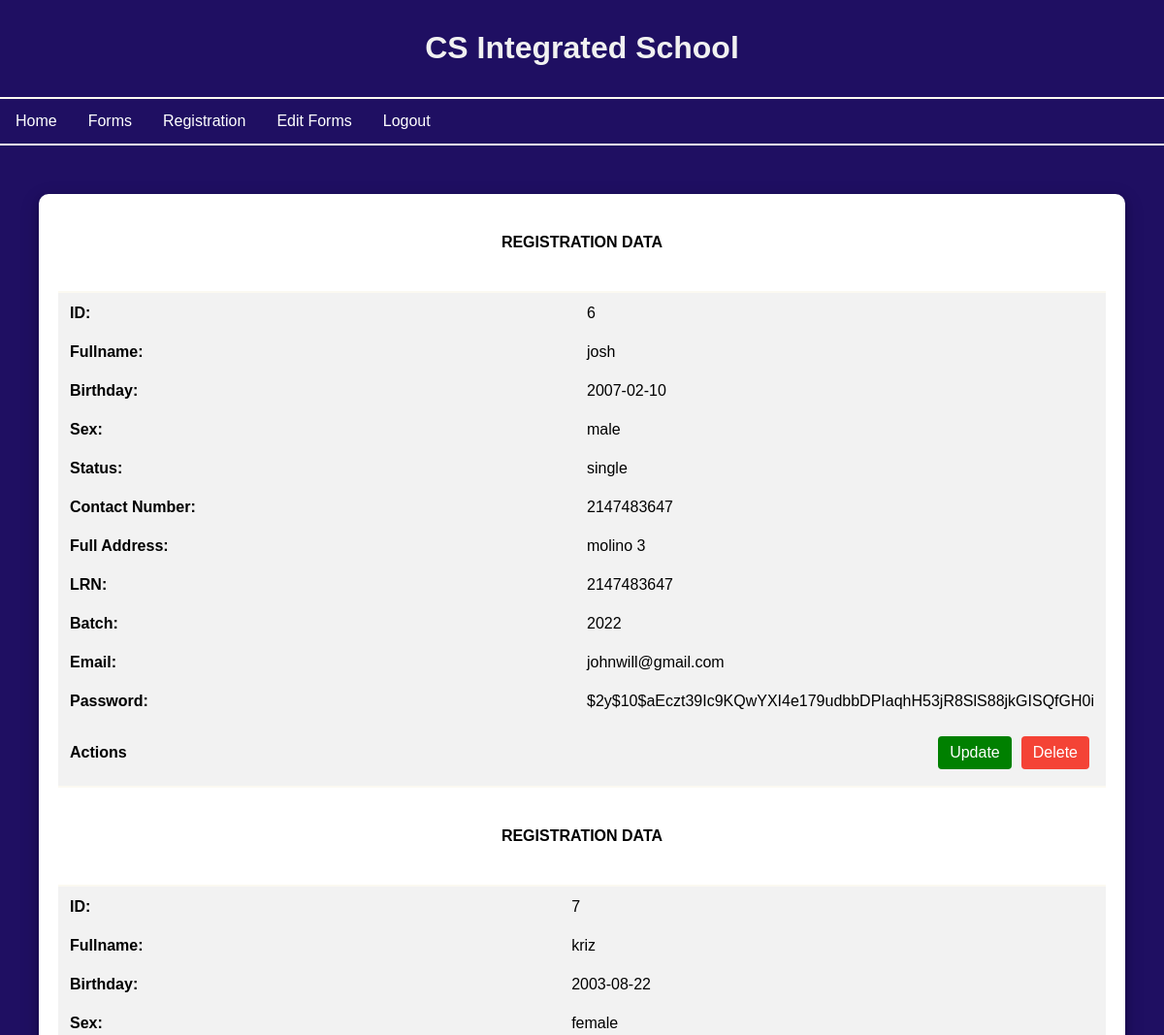
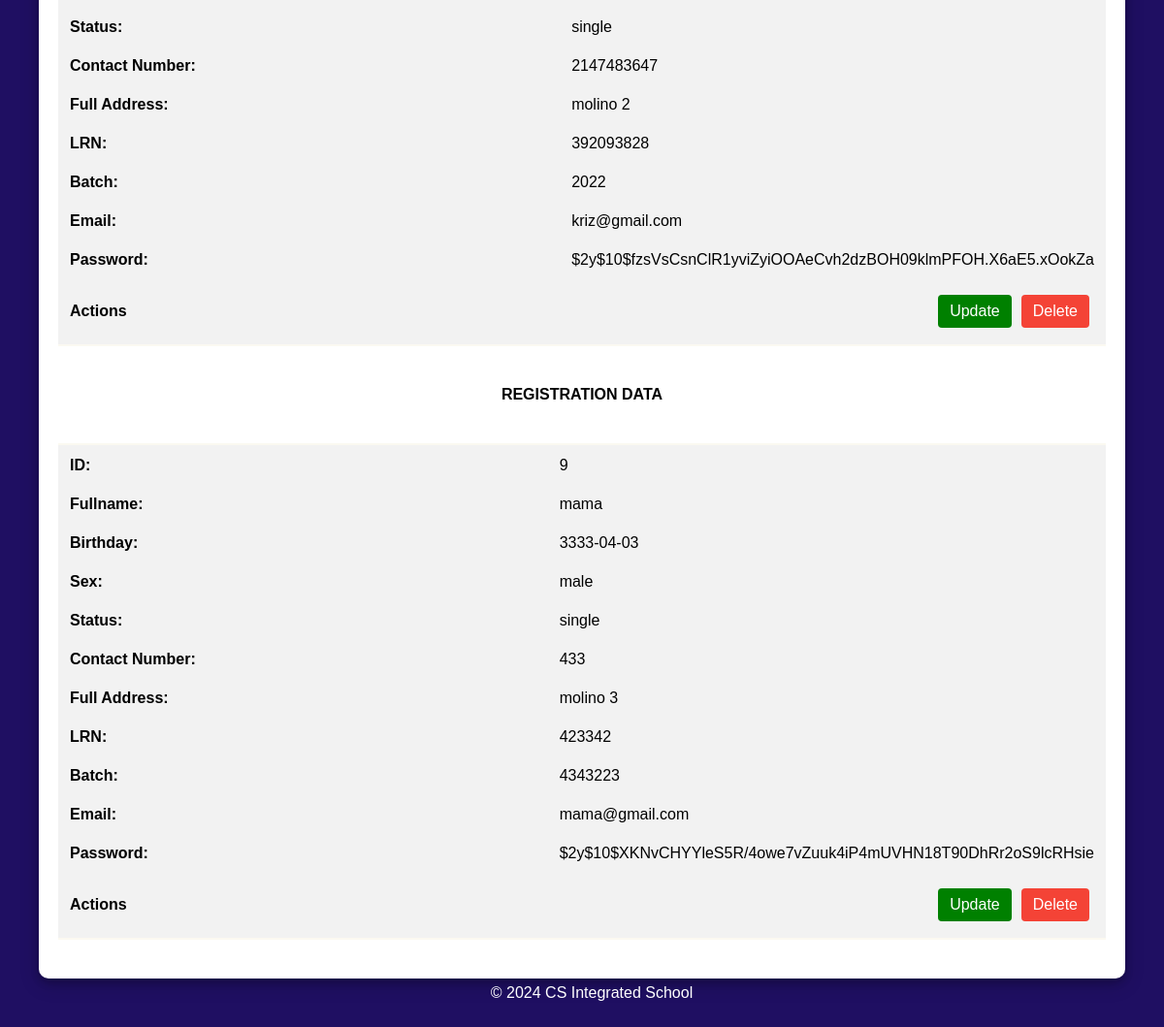
Page /edit.php on the committed database (2 pictures, top to bottom).
### tables this page shows
CREATE TABLE `users` (
  `id` int(255) NOT NULL,
  `full_name` varchar(255) NOT NULL,
  `birthday` varchar(255) NOT NULL,
  `sex` varchar(255) NOT NULL,
  `status` varchar(255) NOT NULL,
  `contactnum` int(255) NOT NULL,
  `fulladd` varchar(255) NOT NULL,
  `lrn` int(255) NOT NULL,
  `batch` int(255) NOT NULL,
  `email` varchar(255) NOT NULL,
  `password` varchar(255) NOT NULL
);

### edit.php (the view, shortened to what this page needs)
<!DOCTYPE html>
<html lang="en">
<head>
</head>
<body>
    <header>
        <h1>CS Integrated School</h1>
    </header>
    <nav>
        <a href="index.php">Home</a>
        <a href="generic_information.php">Forms</a>
        <a class="navbar-link" href="edit.php">Registration</a>
        <a class="navbar-link" href="editforms.php">Edit Forms</a>
        <a href="logout.php">Logout</a>
    </nav>
    <div class="container">
        <?php
        $servername = "localhost";
        $username = "root";
        $password = "";
        $dbname = "alumni_tracking_system";
        $conn = new mysqli($servername, $username, $password, $dbname);
        $sql = "SELECT * FROM users";
        $result = $conn->query($sql);
        if ($result->num_rows > 0) {
            while ($row = $result->fetch_assoc()) {
                echo '<table>';
                echo '<div class="center-text">';
        echo '<p><b>REGISTRATION DATA</b></p>';
        echo '</div>';
                echo '<tr><th>ID: </th><td>' . $row["id"] . '</td></tr>';
                echo '<tr><th>Fullname: </th><td>' . $row["full_name"] . '</td></tr>';
                echo '<tr><th>Birthday: </th><td>' . $row["birthday"] . '</td></tr>';
                echo '<tr><th>Sex: </th><td>' . $row["sex"] . '</td></tr>';
                echo '<tr><th>Status: </th><td>' . $row["status"] . '</td></tr>';
                echo '<tr><th>Contact Number: </th><td>' . $row["contactnum"] . '</td></tr>';
                echo '<tr><th>Full Address: </th><td>' . $row["fulladd"] . '</td></tr>';
                echo '<tr><th>LRN: </th><td>' . $row["lrn"] . '</td></tr>';
                echo '<tr><th>Batch: </th><td>' . $row["batch"] . '</td></tr>';
                echo '<tr><th>Email: </th><td>' . $row["email"] . '</td></tr>';
                echo '<tr><th>Password: </th><td>' . $row["password"] . '</td></tr>';
                echo '<tr class="action-buttons">
                        <th>Actions</th>
                        <td>
                            <a class="delete-btn" href="delete.php?id=' . $row["id"] . '">Delete</a>
                            <a class="update-btn" href="update.php?id=' . $row["id"] . '">Update</a>
                        </td>
                      </tr>';
                echo '</table>';
            }
        } else {
            echo "0 results";
        }
        ?>
    </div>
    <footer>
        <p>&copy; 2024 CS Integrated School</p>
    </footer>
</body>
</html>

### edit.php (style rules this page uses)
body { font-family: 'Arial', sans-serif; margin: 0; padding: 0; box-sizing: border-box; background-color: #1F0F62; background-size: cover; background-position: center; }
header { color: #fff; text-align: center; padding: 10px; }
nav { overflow: hidden; text-align: right; border-bottom: 2px solid #FBF9F1; border-top: 2px solid #FBF9F1; }
nav a { float: left; display: block; color: white; text-align: right; padding: 14px 16px; text-decoration: none; }
h1 { color: #F1F1F1; }
footer { color: #fff; text-align: center; padding: 10px; bottom: 0; width: 100%; position: fixed; }
.container { width: 90%; margin: 50px auto; padding: 20px; border-radius: 10px; box-shadow: 0 4px 8px 0 rgba(0, 0, 0, 0.2), 0 6px 20px 0 rgba(0, 0, 0, 0.19); background-color: white; }
table { width: 100%; margin-top: 20px; margin-bottom: 20px; background-color: #f2f2f2; border-top: 2px solid #FBF9F1; border-bottom: 2px solid #FBF9F1; }
th, td { padding: 10px; text-align: left; width: 50%; box-sizing: border-box; }
th { color: black; }
.action-buttons { text-align: center; }
.update-btn, .delete-btn { padding: 8px 12px; margin: 5px; cursor: pointer; text-decoration: none; border: none; border-radius: 4px; display: inline-block; }
.update-btn { background-color: green; color: white; float: right; }
.delete-btn { background-color: #f44336; color: white; float:right; }
.center-text { text-align: center; color: black; padding: 5px; }

### rows in the picture
users: id "6", full_name "josh", birthday "2007-02-10", sex "male", status "single", contactnum "2147483647", fulladd "molino 3", lrn "2147483647", batch "2022", email "johnwill@gmail.com", password "$2y$10$aEczt39Ic9KQwYXI4e179udbbDPIaqhH53jR8SlS88jkGISQfGH0i"
users: id "7", full_name "kriz", birthday "2003-08-22", sex "female", status "single", contactnum "2147483647", fulladd "molino 2", lrn "392093828", batch "2022", email "kriz@gmail.com", password "$2y$10$fzsVsCsnClR1yviZyiOOAeCvh2dzBOH09klmPFOH.X6aE5.xOokZa"
users: id "9", full_name "mama", birthday "3333-04-03", sex "male", status "single", contactnum "433", fulladd "molino 3", lrn "423342", batch "4343223", email "mama@gmail.com", password "$2y$10$XKNvCHYYleS5R/4owe7vZuuk4iP4mUVHN18T90DhRr2oS9lcRHsie"
